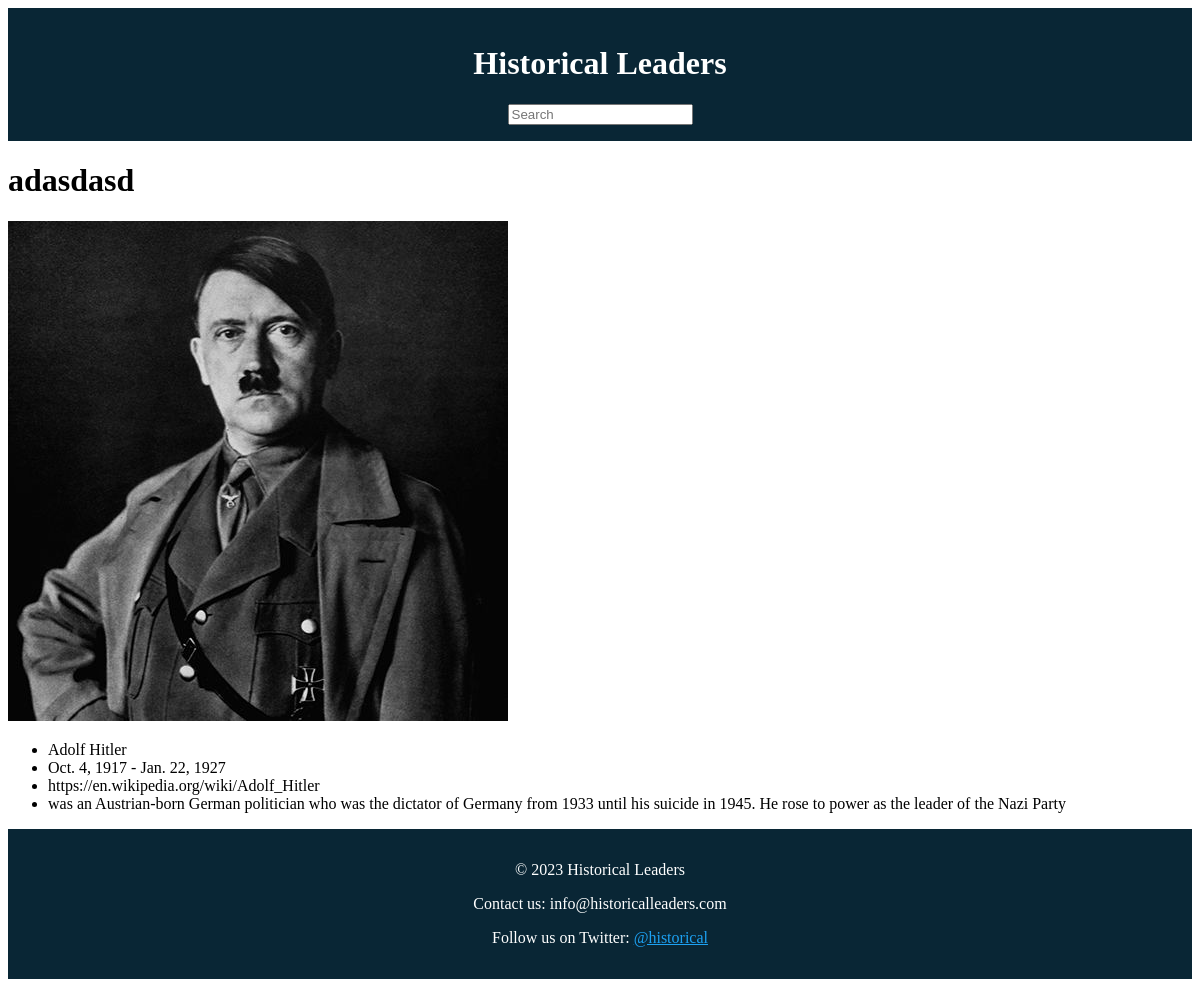
The app's page /data/ with its own data.
### myapp/models.py (models this page shows, shortened)
class leaders(models.Model):
    LEADER_CHOICES = [
        ("EU","European Leaders"),
        ("IND", "Indian Leaders"),
        ("AS", "Asian Leaders"),
        ("AMC", "American Leaders"),
        ("MYT", "Mythical Leaders"),
    ]
    name = models.TextField(max_length=200)
    birth = models.DateField(null=True)
    death = models.DateField(null=True)
    link = models.URLField()
    image = models.ImageField(null=True)
    summary = models.TextField()
    leader_choices = models.CharField( max_length=100,choices=LEADER_CHOICES)

### myapp/views.py (the view)
# urls.py: path('data/', views.get_data, name= 'details.html'),
def get_data(request):
    data = models.leaders.objects.all()
    return render(request, 'details.html', {'data':data})

### templates/details.html (shortened to what this page needs)
{% block content %}
{% include 'header.html' %}
{% load static %}
<html lang="en">
    <head>
    </head>
    <h1>adasdasd</h1>
    <body>
        <div>
            <img src="{% static 'myapp/adolf_hitler.jpg' %}" alt="My image">
        </div>
        <ul>
            {% for item in data %}
                <li>{{ item.name }} </li>
                <li>{{ item.birth }} - {{ item.death }}</li>
                <li>{{ item.link }} </li>
                <li>{{ item.summary }}</li>
            {% endfor %}
        </ul>
    </body>
</html>
{% endblock %}
{% include 'footer.html' %}

### templates/header.html (shortened to what this page needs)
<!DOCTYPE html>
<html lang="en">
<head>
</head>
<body>
    <header>
        <h1>{% block header %}Historical Leaders{% endblock %}</h1>
        <nav>
            <ul>
                <div class="container">
                    <input type="text" class="form-control search-bar" placeholder="Search">
                </div>
            </ul>
        </nav>
    </header>
    <main>

### templates/footer.html
</main>
<footer style="background-color: #092635;
    color: white;
    padding: 1em;
    text-align: center;">
    <div>
        <p>&copy; {% now "Y" %} Historical Leaders</p>
        <p>Contact us: info@historicalleaders.com</p>
        <p>Follow us on Twitter: <a href="https://twitter.com/historical" target="_blank" style="color: #1da1f2;">@historical</a></p>
    </div>
</footer>
</body>
</html>

### templates/header.html (style rules this page uses)
header { background-color: #092635; color: white; padding: 1em; text-align: center; }
nav ul { list-style: none; padding: 0; margin: 0; }

### records on screen
leaders: name "Adolf Hitler", birth "Oct. 4, 1917", death "Jan. 22, 1927", link "https://en.wikipedia.org/wiki/Adolf_Hitler", summary "was an Austrian-born German politician who was the dictator of Germany from 1933 until his suicide in 1945. He rose to power as the leader of the Nazi Party"
